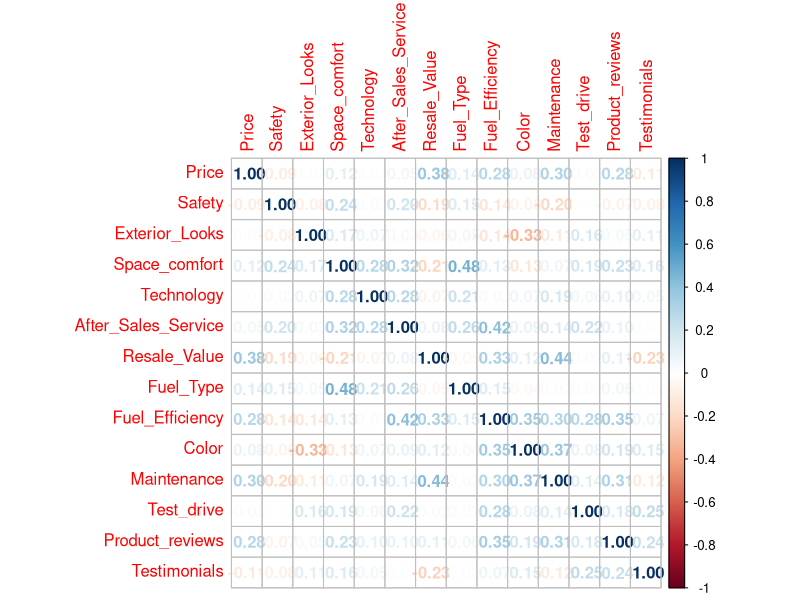
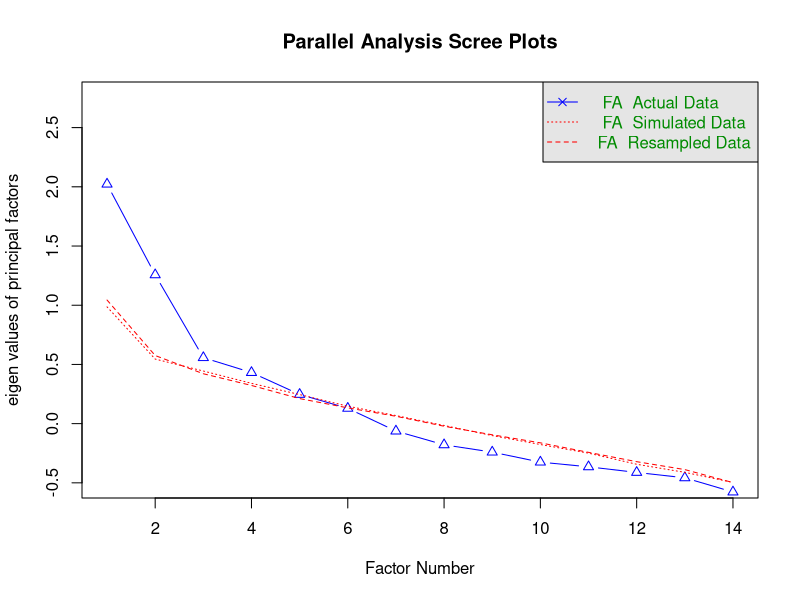
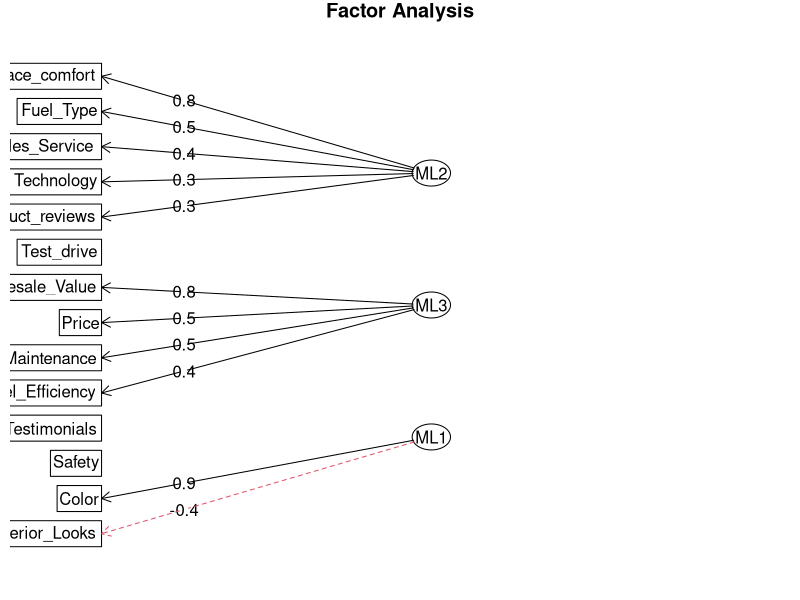

Reproduce these figures in R, in order.
#load library####
library(psych)
library(corrplot)
library(GPArotation)
library(ggplot2)
library(car)

#load data####
data <- read.csv("data/EFA.csv",header=TRUE) 
describe(data)

#  Correlation matrix####
## look at the correlations among our variables
datamatrix <- cor(data)
corrplot(datamatrix, method= "number")

#  KMO####
## Used to measure sampling adequacy is a better measure of factorability
KMO(r=cor(data))
#KMO values between 0.8 and 1 indicate the sampling is adequate.
#KMO values less than 0.6 indicate the sampling is not adequate and that remedial action should be taken. Some authors put this value at 0.5, so use your own judgment for values between 0.5 and 0.6.
#KMO Values close to zero means that there are large partial correlations compared to the sum of correlations. In other words, there are widespread correlations which are a large problem for factor analysis.

# Bartlett’s Test of Sphericity####
cortest.bartlett(data)
# p.value <0.05 indicate that a factor analysis may be useful with our data

#  Parallel Analysis####
## To find an acceptable number of factors and generate the `scree plot`

parallel <- fa.parallel(data, 
                        fm = "ml", #varies between methods
                        fa = "fa")     #varies between methods

# 1. Look at the large drops in the actual data and spot the point where it levels off to the right
# 2. Locate the point where the gap between simulated data and actual data tends to be minimum


#  Factor Analysis####

tf <- fa(data, nfactors = 3,        #varies between methods
         rotate = "oblimin", #varies between methods
         fm="ml")            #varies between methods
print(tf)
#look at significant values
print(tf$loadings,cutoff = 0.3) 

# evalute factor analysis by;
# RMSR should close to 0
# RMSEA < 0.05
# Tucker Lewis Index > 0.9

# look at the factor mapping
fa.diagram(tf)
